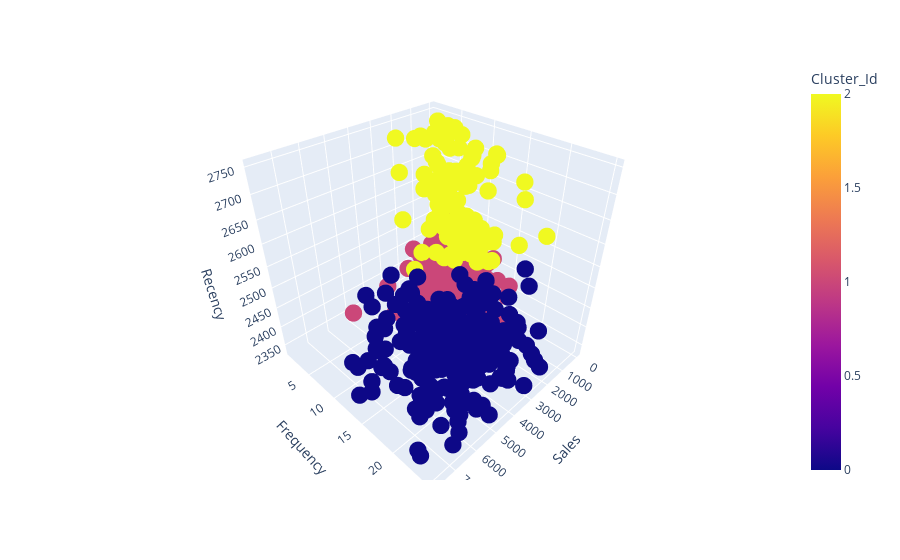

Here is the notebook cell this chart was saved with:
### Code cell
import plotly.express as px

# Assuming you have df_monetary, cluster_labels

fig = px.scatter_3d(
    df_monetary,
    x="Sales",  # Replace with your actual x-axis feature name
    y="Frequency",  # Replace with your actual y-axis feature name
    z="Recency",  # Replace with your actual z-axis feature name
    color='Cluster_Id'  # Use the cluster labels variable
)

fig.update_traces(marker=dict(size=6))  # Adjust marker size as desired
fig.show()

### Figure 1 — Plotly figure (JSON) as saved in the notebook; plotly's stock layout.template omitted (floating-point values rounded to 4 significant figures; data arrays with more than 128 entries replaced by an {"elided": "..."} marker saying what was removed)
{"data": [{"hovertemplate": "Sales=%{x}<br>Frequency=%{y}<br>Recency=%{z}<br>Cluster_Id=%{marker.color}<extra></extra>", "legendgroup": "", "marker": {"color": {"elided": "663 int values"}, "coloraxis": "coloraxis", "size": 6, "symbol": "circle"}, "mode": "markers", "name": "", "scene": "scene", "showlegend": false, "type": "scatter3d", "x": {"elided": "663 float values"}, "y": {"elided": "663 int values"}, "z": {"elided": "663 int values"}}], "layout": {"coloraxis": {"colorbar": {"title": {"text": "Cluster_Id"}}, "colorscale": [[0, "#0d0887"], [0.1111, "#46039f"], [0.2222, "#7201a8"], [0.3333, "#9c179e"], [0.4444, "#bd3786"], [0.5556, "#d8576b"], [0.6667, "#ed7953"], [0.7778, "#fb9f3a"], [0.8889, "#fdca26"], [1, "#f0f921"]]}, "legend": {"tracegroupgap": 0}, "margin": {"t": 60}, "scene": {"domain": {"x": [0, 1], "y": [0, 1]}, "xaxis": {"title": {"text": "Sales"}}, "yaxis": {"title": {"text": "Frequency"}}, "zaxis": {"title": {"text": "Recency"}}}}}
